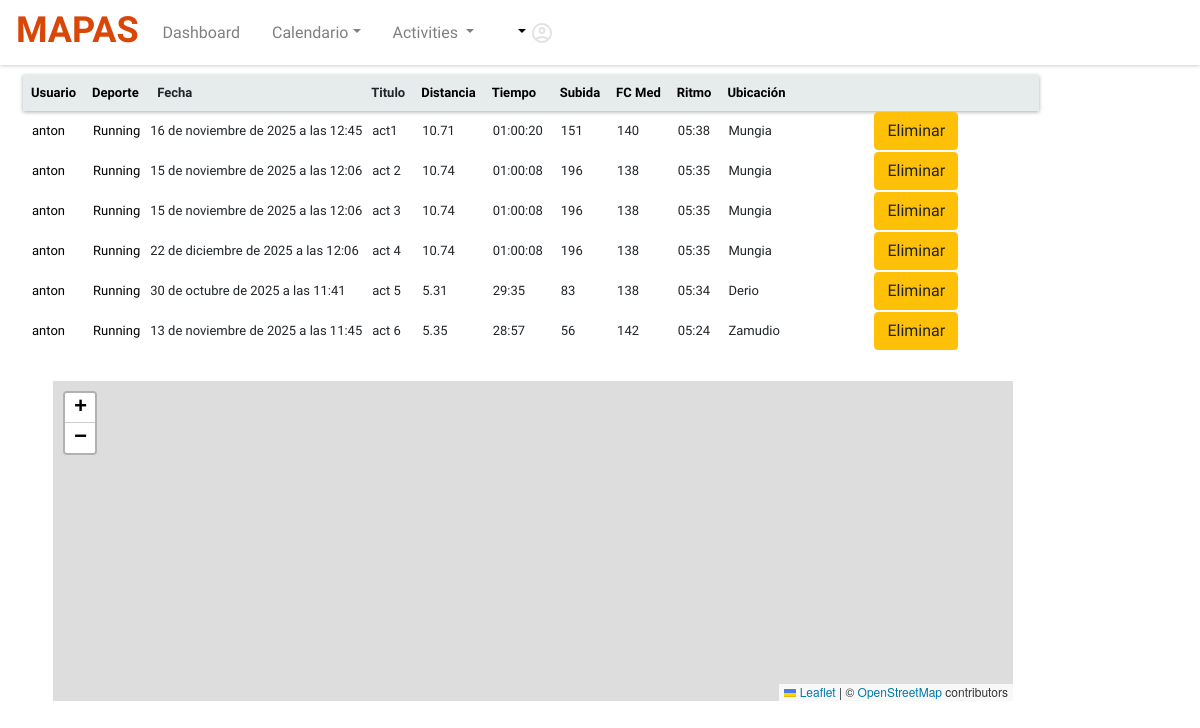
Before: /all_activities (signed in) with the older database file.
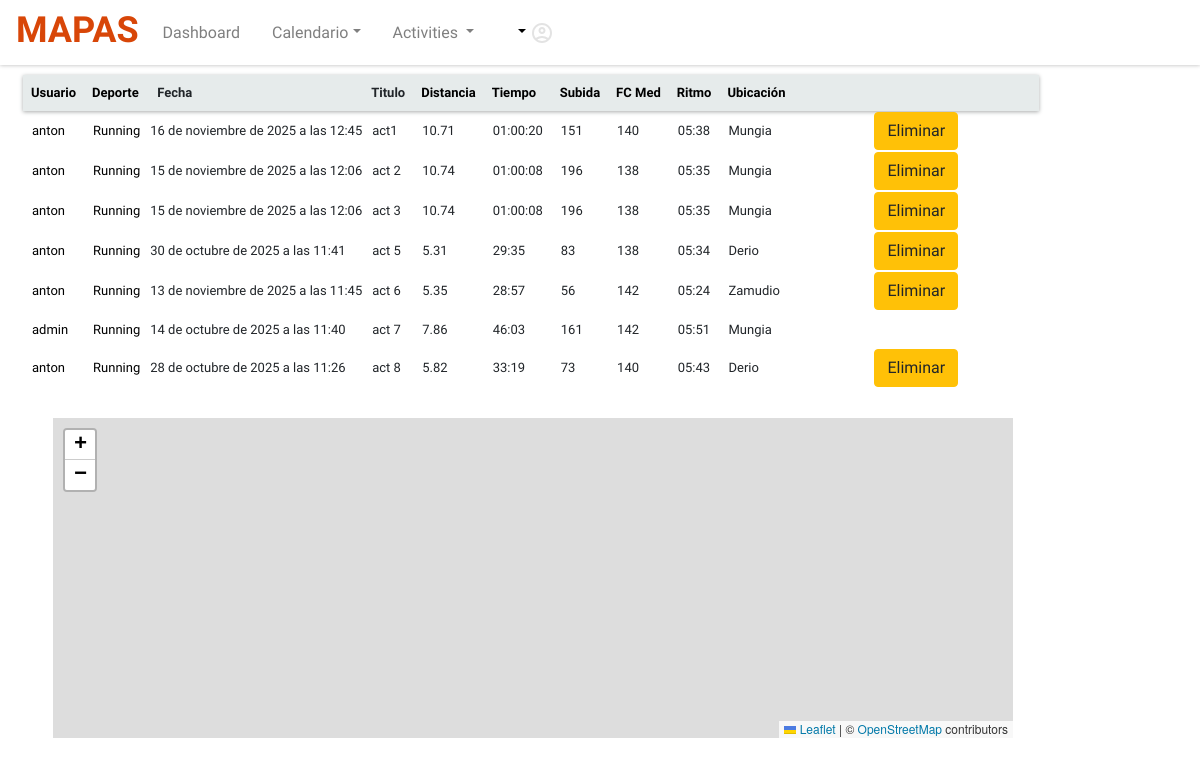
After: the same page with the newer database file.
### mapas/models.py (models this page shows, shortened)
class User(AbstractUser):
    edad = models.IntegerField(default=None, blank=True, null=True)
    altura = models.FloatField(max_length=20, default=None, blank=True, null=True)
    peso = models.FloatField(max_length=20, default=None, blank=True, null=True)
    fc_reposo = models.FloatField(max_length=20, default=None, blank=True, null=True)
    fc_max = models.FloatField(max_length=20, default=None, blank=True, null=True)
    card_z1 = models.FloatField(max_length=20, default=None, blank=True, null=True)
    card_z2 = models.FloatField(max_length=20, default=None, blank=True, null=True)
    card_z3 = models.FloatField(max_length=20, default=None, blank=True, null=True)
    card_z4 = models.FloatField(max_length=20, default=None, blank=True, null=True)
    pass

class Activity(models.Model):
    usuario = models.ForeignKey(User, on_delete=models.CASCADE, related_name="ruta_user", default=None)
    nombre = models.CharField(max_length=200)
    descripcion = models.TextField(blank=True)
    ubicacion = models.JSONField(default=list, blank=True, null=True)
    fecha = models.DateTimeField(default=None, blank=True, null=True)
    sport = models.CharField(max_length=200, default=None, blank=True, null=True)
    tiempo = models.FloatField(max_length=20, default=None, blank=True, null=True)
    distancia = models.FloatField(max_length=20, default=None, blank=True, null=True)
    subida = models.FloatField(max_length=20, default=None, blank=True, null=True)
    fc_med = models.FloatField(max_length=20, default=None, blank=True, null=True)
    ritmo = models.CharField(max_length=20, default=None, blank=True, null=True)
    created_at = models.DateTimeField(auto_now_add=True)
    url_archivo = models.CharField(max_length=200, blank=True)
    archivo_gpx = models.FileField(upload_to='rutas/', default=None)
    archivo_tcx = models.FileField(upload_to='rutas/', default=None)
    coordenadas = models.JSONField(default=list)
    altitudes = models.JSONField(default=list)
    distancias = models.JSONField(default=list)
    tiempos = models.JSONField(default=list)
    cadencias = models.JSONField(default=list)
    bpm = models.JSONField(default=list)
    lap_data = models.JSONField(default=list)
    acums = models.JSONField(default=list)
    imagen = models.CharField(max_length=200, default=None, blank=True, null=True)
    puntos = models.JSONField(default=list)

### mapas/views.py (the view)
# urls.py: path("all_activities", views.all_activities, name="all_activities"),
def all_activities(request):
    query_activities = Activity.objects.all();
    activities = crear_activities_plano(query_activities)
    if request.method == 'POST':
        return render(request, "mapas/activities.html", {
            "activities": activities
        })
    elif request.method == 'GET':
        return render(request, "mapas/activities.html", {
            "activities": activities,
            "state": 'asc',
            "my": "all"
        })

### mapas/tcx_parse_calc.py (called while the page is built)
def seconds_to_hms(sec):
    seconds = int(sec)
    h = int((seconds) / 3600);
    m = int(((seconds%3600)  / 60));
    s = int((seconds) % 60)
    if h < 1 :
        return f"{m:02}:{s:02}"
    else:
        return f"{h:02}:{m:02}:{s:02}"

### mapas/views.py (called while the page is built)
def crear_activities_plano(query_activities):
    activities = []
    for query_activity in query_activities:
        activity = {
            "id": query_activity.id,
            "usuario": query_activity.usuario.username,
            "deporte": query_activity.sport,
            "ubicacion": query_activity.ubicacion,
            "fecha": query_activity.fecha,
            "distancia": f"{query_activity.distancia:.2f}",
            "tiempo": seconds_to_hms(query_activity.tiempo),
            "fc_med": f"{query_activity.fc_med:.0f}",
            "titulo": query_activity.nombre,
            "subida": f"{query_activity.subida:.0f}",
            "ritmo": query_activity.ritmo
        }
        activities.append(activity)
    return activities

### mapas/templates/mapas/activities.html (shortened to what this page needs)
{% extends 'mapas/layout.html' %}
{% load static %}
{% block body %}
{% if user.is_authenticated %}
<div class="container-fluid">
    <table>
        <thead class="table-head">
            <tr>
                <th id="sort-usuario" class="p-2"><a href="{% url 'activities_sorted' my "usuario" state %}">Usuario</a></th>
                <th id="sort-deporte" class="p-2"><a href="{% url 'activities_sorted' my "sport" state %}">Deporte</a>
                </th>
                <th id="sort-fecha" class="p-2">Fecha</th>
                <th class="p-2">Titulo</th>
                <th id="sort-distancia" class="p-2"><a href="{% url 'activities_sorted' my "distancia" state %}">Distancia</a></th>
                <th id="sort-tiempo" class="p-2"><a href="{% url 'activities_sorted' my "tiempo" state %}">Tiempo</a></th>
                <th id="sort-subida" class="p-2"><a href="{% url 'activities_sorted' my "subida" state %}">Subida</a></th>
                <th id="sort-fc" class="p-2"><a href="{% url 'activities_sorted' my "fc_med" state %}">FC Med</a></th>
                <th id="sort-ritmo" class="p-2"><a href="{% url 'activities_sorted' my "ritmo" state %}">Ritmo</a></th>
                <th id="sort-ubicacion" class="p-2"><a href="{% url 'activities_sorted' my "ubicacion" state %}">Ubicación</a>
                </th>
                <th class="table-espacio p-2"></th>
                <th class="table-opciones p-2"></th>
                <th class="table-opciones p-2"></th>
            </tr>
        </thead>
        <tbody>
            {% for activity in activities %}
            <tr>
                <td>
                    <div class=" m-2">
                        <a href="{% url 'activity_view' activity.id %}">
                            <div>{{ activity.usuario }}</div>
                        </a>
                    </div>
                </td>
                <td>
                    <div class=" m-2">
                        <a href="{% url 'activity_view' activity.id %}">
                            <div>{{ activity.deporte }}</div>
                        </a>
                    </div>
                </td>
                <td>
                    <div class="m.2">{{ activity.fecha }}</div>
                </td>
                <td>
                    <div class="m-2">{{ activity.titulo }}</div>
                </td>
                <td>
                    <div class="m-2">{{ activity.distancia }}</div>
                </td>
                <td>
                    <div class="m-2">{{ activity.tiempo }}</div>
                </td>
                <td>
                    <div class="m-2">{{ activity.subida }}</div>
                </td>
                <td>
                    <div class="m-2">{{ activity.fc_med }}</div>
                </td>
                <td>
                    <div class="m-2">{{ activity.ritmo }}</div>
                </td>
                <td>
                    <div class="m-2">{{ activity.ubicacion.city }}</div>
                </td>
                <td>
                    {% if user.username == activity.usuario %}
                <td>
                    <a href="{% url 'delete_activity' activity.id %}"><button class="btn btn-warning"
                            type="button">Eliminar</button></a>
                </td>
                </td>
                {% endif %}
            </tr>
            {% empty %}
            <div>No activities</div>
            {% endfor %}
        </tbody>
    </table>
    </div>
    <div class="container-fluid">
        <div id="all_map"></div>
    </div>
{% endif %}
{% endblock %}

Changed rows visible on the page:
removed Activity: deporte "Running", fecha "22 de diciembre de 2025 a las 12:06", titulo "act 4", ritmo "05:35"
now on this page (row edited): User: usuario "admin"
added Activity: deporte "Running", fecha "14 de octubre de 2025 a las 11:40", titulo "act 7", ritmo "05:51"
added Activity: deporte "Running", fecha "28 de octubre de 2025 a las 11:26", titulo "act 8", ritmo "05:43"
Other visible differences:
new list line: "7.86 46:03 161 142 Mungia"
new list line: "anton"
new list line: "5.82 33:19 73 140 Derio Eliminar"
list line gone: "anton"
list line gone: "10.74 01:00:08 196 138 Mungia Eliminar"
